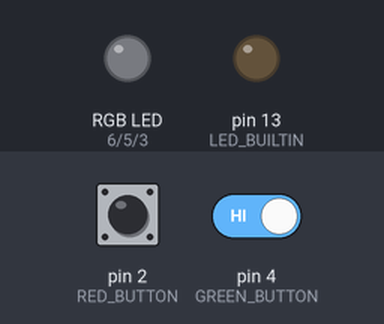
Recording of a sketch running on a simulated Arduino Uno, built with avr-gcc and run on an emulated ATmega328P. Parts: an RGB LED mixed from three pins (HIGH = lit), output pins drawn as LEDs (lit = HIGH). Dashed ring = blinking. Inputs (shaded band) come from the test bench; at power-on: pin 2 (RED_BUTTON) HIGH, pin 4 (GREEN_BUTTON) HIGH.

Above: at 1.2 s.
1.3 s: pin 2 (RED_BUTTON) pulled LOW for 0.15 s
At 1.4 s:
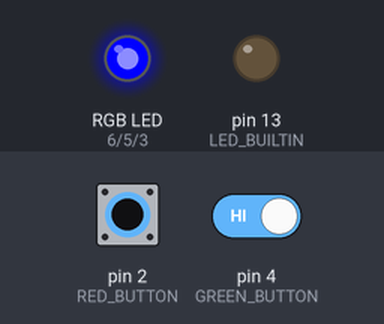
3.0 s: pin 2 (RED_BUTTON) pulled LOW for 3.2 s
At 7.4 s:
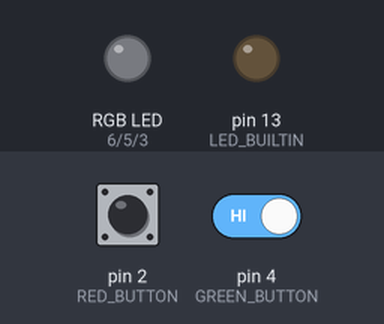
7.7 s: pin 2 (RED_BUTTON) driven LOW and pin 4 (GREEN_BUTTON) driven LOW
At 7.85 s:
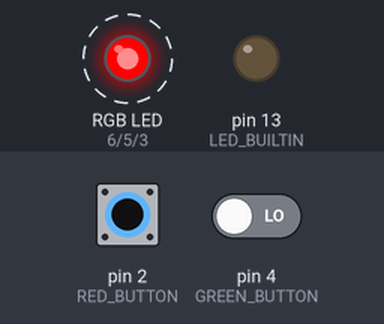
10.7 s: pin 2 (RED_BUTTON) driven HIGH
At 12.1 s:
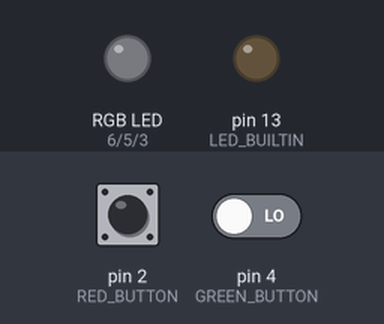
Timing chart, 0 to 13.2 s (numbered marks = the images above; inputs shaded):
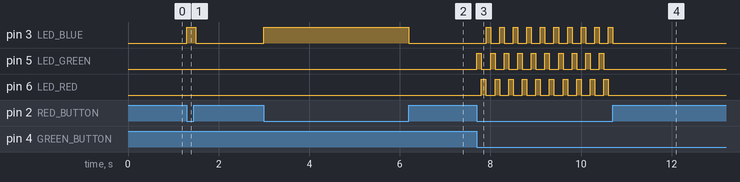

The sketch:

ex01.ino
```cpp
#define LED_RED 6
#define LED_GREEN 5
#define LED_BLUE 3

#define RED_BUTTON 2
#define GREEN_BUTTON 4

int CURRENT_COLOR;

void initRGB()
{
    pinMode(LED_BUILTIN, OUTPUT);
    digitalWrite(LED_BUILTIN, LOW);

    pinMode(LED_RED, OUTPUT);
    digitalWrite(LED_RED, LOW);

    pinMode(LED_GREEN, OUTPUT);
    digitalWrite(LED_GREEN, LOW);

    pinMode(LED_BLUE, OUTPUT);
    digitalWrite(LED_BLUE, LOW);

    CURRENT_COLOR = LED_BLUE;
}

void initButtons()
{
    pinMode(RED_BUTTON, INPUT_PULLUP);
    pinMode(GREEN_BUTTON, INPUT_PULLUP);
}

void turnLedOff()
{
    digitalWrite(LED_BLUE, LOW);
    digitalWrite(LED_RED, LOW);
    digitalWrite(LED_GREEN, LOW);
}

void changeLedColor()
{
    if(CURRENT_COLOR == LED_GREEN){
        CURRENT_COLOR = LED_RED;
    }

    else if(CURRENT_COLOR == LED_RED){
        CURRENT_COLOR = LED_BLUE;
    }

    else if(CURRENT_COLOR == LED_BLUE){
        CURRENT_COLOR = LED_GREEN;
    }
}

void setup()
{
    initRGB();
    initButtons();
}

void loop()
{
    if (digitalRead(GREEN_BUTTON) == LOW)
        changeLedColor();

    turnLedOff();

    if (digitalRead(RED_BUTTON) == LOW)
        digitalWrite(CURRENT_COLOR, HIGH);

    delay(100);

}
```

Measured:
- after the input at 1.3 s, pin 3 (LED_BLUE): LOW → HIGH at once, → LOW 0.20 s later
- after the input at 3.0 s, pin 3 (LED_BLUE): LOW → HIGH at once, → LOW 3.2 s later
- after the input at 7.7 s, pin 3 (LED_BLUE): alternates HIGH for 0.10 s and LOW for 0.20 s, starting after 0.20 s; pin 5 (LED_GREEN): alternates HIGH for 0.10 s and LOW for 0.20 s, starting at once; pin 6 (LED_RED): alternates HIGH for 0.10 s and LOW for 0.20 s, starting after 0.10 s
- after the input at 10.7 s, pin 3 (LED_BLUE): goes on until 10.7 s, then stays LOW; pin 5 (LED_GREEN), pin 6 (LED_RED): stops changing and stays LOW
